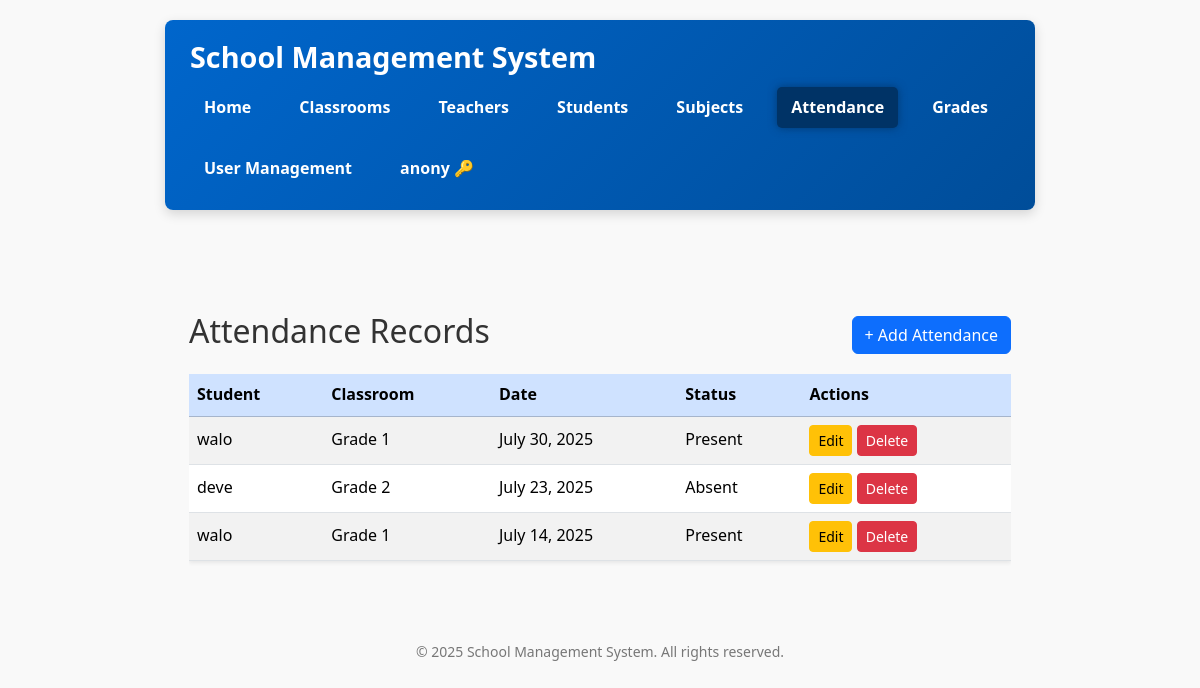
Page /attendances/ (signed in) on the committed database.
### school/models.py (models this page shows, shortened)
class User(AbstractUser):
    ROLE_CHOICES = (
        ('ADMIN', 'Admin'),
        ('TEACHER', 'Teacher'),
        ('STUDENT', 'Student'),
    )
    role = models.CharField(max_length=10, choices=ROLE_CHOICES, null=True, blank=True)
    force_password_change = models.BooleanField(default=False)  # Add this field

class Attendance(models.Model):
    STATUS_CHOICES = [('Present', 'Present'), ('Absent', 'Absent')]
    student = models.ForeignKey(Student, on_delete=models.CASCADE, related_name='attendances')
    date = models.DateField()
    status = models.CharField(max_length=10, choices=STATUS_CHOICES)
    class Meta:
        unique_together = ('student', 'date')

class Student(models.Model):
    user = models.OneToOneField(settings.AUTH_USER_MODEL, on_delete=models.CASCADE)
    GENDER_CHOICES = [('Male', 'Male'), ('Female', 'Female'), ('Other', 'Other')]
    name = models.CharField(max_length=100)
    age = models.PositiveIntegerField()
    gender = models.CharField(max_length=10, choices=GENDER_CHOICES)
    photo = models.ImageField(upload_to='student_photos/', blank=True, null=True)
    address = models.TextField(blank=True)
    parent_contact = models.CharField(max_length=20, blank=True)
    classroom = models.ForeignKey(ClassRoom, on_delete=models.CASCADE, related_name='students')
    class Meta:
        ordering = ['name']

class ClassRoom(models.Model):
    name = models.CharField(max_length=100)
    section = models.CharField(max_length=1)
    subjects = models.ManyToManyField('Subject', related_name='classrooms', blank=True)
    class Meta:
        ordering = ['name', 'section']
        verbose_name_plural = 'Classrooms'

### school/views.py (the view)
# urls.py: path('attendances/', views.attendance_list, name='attendance_list'),
@role_required(['ADMIN', 'TEACHER'])
def attendance_list(request):
    attendances = Attendance.objects.all().order_by('-date')
    user = request.user
    if hasattr(user, 'role') and user.role.upper() == 'TEACHER':
        teacher = get_object_or_404(Teacher, user=user)
        classrooms = ClassRoom.objects.filter(subjects__teachers=teacher)
        attendances = attendances.filter(student__classroom__in=classrooms)
    query = request.GET.get('q')
    if query:
        attendances = attendances.filter(student__name__icontains=query)
    return render(request, 'school/attendance_list.html', {'attendances': attendances})

### school/views.py (called while the page is built)
def role_required(allowed_roles=None):
    if allowed_roles is None:
        allowed_roles = []
    def decorator(view_func):
        @wraps(view_func)
        def wrapper(request, *args, **kwargs):
            if not request.user.is_authenticated:
                from django.contrib.auth.views import redirect_to_login
                return redirect_to_login(request.get_full_path())
            user = request.user
            if user.is_superuser:
                return view_func(request, *args, **kwargs)
            user_role = getattr(user, 'role', None)
            if user_role and user_role.upper() in [r.upper() for r in allowed_roles]:
                return view_func(request, *args, **kwargs)
            from django.shortcuts import redirect
            return redirect('school:no_permission')
        return wrapper
    return decorator

### school/templates/school/attendance_list.html (shortened to what this page needs)
{% extends 'school/base.html' %}
{% block content %}
<div class="container mt-5">
    <div class="d-flex justify-content-between align-items-center mb-3">
        <h2>Attendance Records</h2>
        <a href="{% url 'school:attendance_create' %}" class="btn btn-primary">
            + Add Attendance
        </a>
    </div>
    {% if attendances %}
        <div class="table-responsive">
            <table class="table table-striped table-hover align-middle shadow-sm">
                <thead class="table-primary">
                    <tr>
                        <th>Student</th>
                        <th>Classroom</th>
                        <th>Date</th>
                        <th>Status</th>
                        <th>Actions</th>
                    </tr>
                </thead>
                <tbody>
                    {% for attendance in attendances %}
                    <tr>
                        <td>{{ attendance.student.name }}</td>
                        <td>{{ attendance.student.classroom.name|default:"N/A" }}</td>
                        <td>{{ attendance.date }}</td>
                        <td>{{ attendance.status }}</td>
                        <td>
                            <a href="{% url 'school:attendance_update' attendance.pk %}" class="btn btn-sm btn-warning">
                                Edit
                            </a>
                            <a href="{% url 'school:attendance_delete' attendance.pk %}" class="btn btn-sm btn-danger">
                                Delete
                            </a>
                        </td>
                    </tr>
                    {% empty %}
                    <tr>
                        <td colspan="5" class="text-center">No attendance records found.</td>
                    </tr>
                    {% endfor %}
                </tbody>
            </table>
        </div>
    {% else %}
        <p class="text-muted">No attendance records found.</p>
    {% endif %}
</div>
{% endblock %}

### school/templates/school/base.html (shortened to what this page needs)
{% load static %}
<!DOCTYPE html>
<html lang="en">
<head>
    <link href="https://cdn.jsdelivr.net/npm/bootstrap@5.3.3/dist/css/bootstrap.min.css" rel="stylesheet" />
</head>
<body>
    <header>
        <div class="d-flex align-items-center">
            <h1>School Management System</h1>
        </div>
       <nav>
    <a href="{% url 'school:home' %}" class="{% if request.resolver_match.url_name == 'home' %}active{% endif %}">Home</a>
    <a href="{% url 'school:classroom_list' %}" class="{% if 'classroom' in request.path %}active{% endif %}">Classrooms</a>
    <a href="{% url 'school:teacher_list' %}" class="{% if 'teacher' in request.path %}active{% endif %}">Teachers</a>
    <a href="{% url 'school:student_list' %}" class="{% if 'student' in request.path %}active{% endif %}">Students</a>
    <a href="{% url 'school:subject_list' %}" class="{% if 'subject' in request.path %}active{% endif %}">Subjects</a>
    <a href="{% url 'school:attendance_list' %}" class="{% if 'attendance' in request.path %}active{% endif %}">Attendance</a>
    <a href="{% url 'school:grade_list' %}" class="{% if 'grade' in request.path %}active{% endif %}">Grades</a>
    {% if user.is_authenticated %}
        {% if user.is_superuser or user.role|default:''|upper == 'ADMIN' %}
            <a href="{% url 'school:user_list' %}" class="{% if 'users' in request.path %}active{% endif %}">User Management</a>
        {% endif %}
        <form id="logout-form" action="{% url 'school:logout' %}" method="post" style="display:inline;">
            <button type="submit" title="Logout">{{ user.username }} &#x1F511;</button>
        </form>
    {% else %}
        <a href="{% url 'school:login' %}" class="{% if 'login' in request.path %}active{% endif %}">Login</a>
    {% endif %}
</nav>
    </header>
    <div class="container py-4">
        {% block content %}{% endblock %}
    </div>
    <footer>
        &copy; {% now "Y" %} School Management System. All rights reserved.
    </footer>
</body>
</html>

### school/templates/school/base.html (style rules this page uses)
body { font-family: 'Segoe UI', Tahoma, Geneva, Verdana, sans-serif; max-width: 900px; margin: 20px auto; padding: 0 15px; background: #f9f9f9; color: #333; line-height: 1.6; }
header { background: linear-gradient(135deg, #0066cc 0%, #004d99 100%); color: white; padding: 20px 25px; margin-bottom: 30px; border-radius: 8px; box-shadow: 0 4px 12px rgba(0, 0, 0, 0.15); position: sticky; top: 0; z-index: 1000; }
header h1 { margin: 0; font-weight: 700; font-size: 1.8rem; user-select: none; }
nav { margin-top: 12px; display: flex; gap: 20px; flex-wrap: wrap; }
nav a, nav form button { color: white; font-weight: 600; padding: 8px 14px; border-radius: 5px; transition: background-color 0.3s ease; cursor: pointer; text-decoration: none; border: none; background: none; }
nav a.active { background-color: #003366; color: #fff; box-shadow: 0 0 8px #003366cc; }
footer { margin-top: 40px; text-align: center; color: #777; font-size: 14px; }

### rows in the picture
User: username "anony"
Attendance: student.name "walo", student.classroom.name "Grade 1", date "July 30, 2025", status "Present"
Attendance: student.name "deve", student.classroom.name "Grade 2", date "July 23, 2025", status "Absent"
Attendance: student.name "walo", student.classroom.name "Grade 1", date "July 14, 2025", status "Present"
